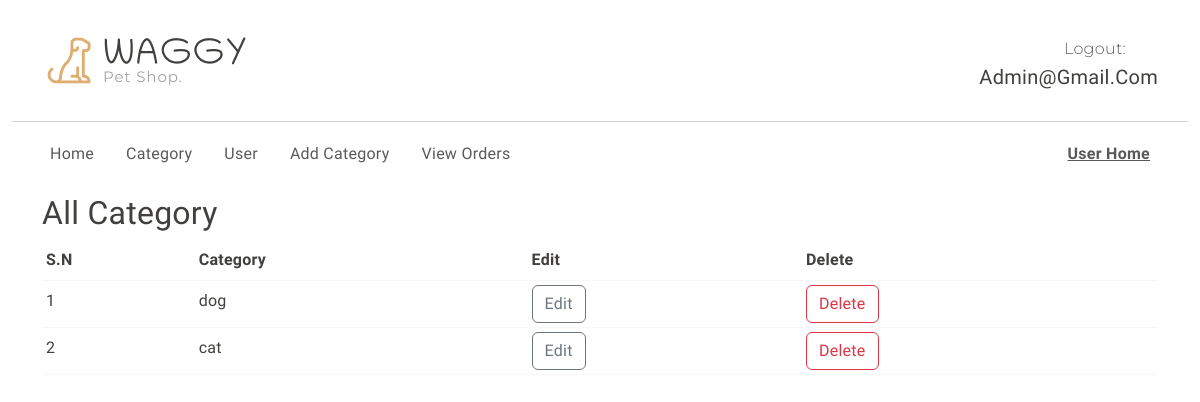
Before: /view_category (signed in) with the older database file.
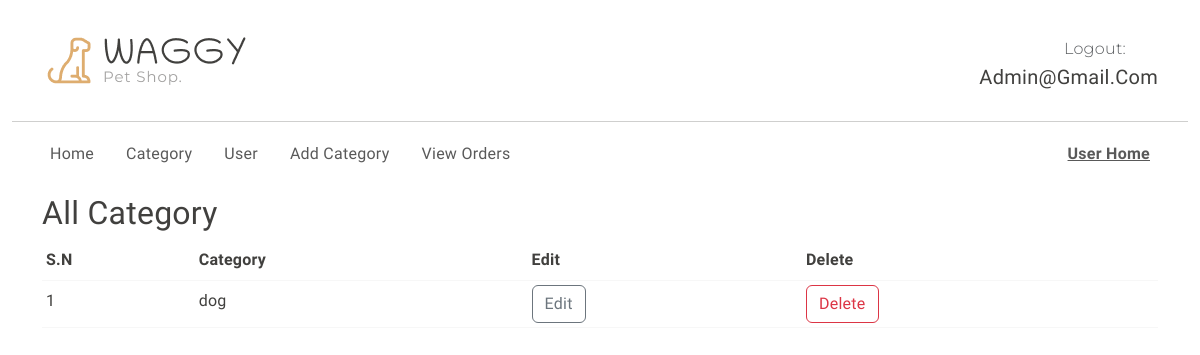
After: the same page with the newer database file.
### shop/user/models.py (models this page shows)
class User(db.Model, UserMixin):
    id = db.Column(db.Integer, primary_key = True)
    username = db.Column(db.String(50), nullable=False)
    email = db.Column(db.String(20), unique=True, nullable=False)
    password = db.Column(db.String(80), nullable=False)
    image_file = db.Column(db.String(20), nullable=False, default = 'default.jpg')
    role = db.Column(db.String(20), nullable=False, default='customer')
    likes = db.relationship('Like', backref='user', cascade='all, delete-orphan')
    cart_items = db.relationship('Cart', backref=db.backref('user', lazy=True), cascade='all, delete-orphan')
    user_orders = db.relationship('Order', back_populates='user', cascade='all, delete-orphan')
    def delete(self):
        for like in self.likes:
            db.session.delete(like)
        for order in self.user_orders:
            db.session.delete(order)
        for cart_item in self.cart_items:
            db.session.delete(cart_item)
        db.session.delete(self)
        db.session.commit()

### shop/products/models.py (models this page shows)
class Category(db.Model):
    id = db.Column(db.Integer, primary_key=True)
    name = db.Column(db.String(80), unique=True)

### shop/admin/routes.py (the view)
@app.route('/view_category')
@login_required
@admin_required
def viewcategory():
    all_category = Category.query.all()
    return render_template('admin/view_category.html', all_category=all_category)

### shop/__init__.py (called while the page is built)
def admin_required(func):
    @wraps(func)
    def decorated_function(*args, **kwargs):
        if current_user.role != 'admin':
            flash('Access Denied: You are not authorized to access admin page.')
            return redirect(url_for('login'))
        return func(*args, **kwargs)
    return decorated_function

### shop/user/models.py (called while the page is built)
@login_manager.user_loader
def load_user(user_id):
    return User.query.get(int(user_id))

### shop/templates/admin/view_category.html (shortened to what this page needs)
{% extends 'base.html'%}
{% block body %}
{% include 'admin/navbar.html'%}
  <div class="container">
    <h2>All Category</h2>
    <table class="table table-sm">
      <thead>
        <th>S.N</th>
        <th>Category</th>
        <th>Edit</th>
        <th>Delete</th>
      </thead>
      <tbody>
      {% for category in all_category %}
        <tr>
          <td>{{loop.index}}</td>
          <td>{{category.name}}</td>
          <td><a href="/update_category/{{ category.id }}" class="btn btn-outline-secondary">Edit</a></td>
          <td><a href="/delete_category/{{ category.id }}" class="btn btn-outline-danger">Delete</a></td>
        </tr>
        {% endfor %}
      </tbody>
    </table>
  </div>
{% endblock body %}

### shop/templates/base.html (shortened to what this page needs)
<!DOCTYPE html>
<html lang="en">
<head>
    {% block head %}
  <link rel="stylesheet" href="https://cdn.jsdelivr.net/npm/swiper@9/swiper-bundle.min.css" />
  <link href="https://cdn.jsdelivr.net/npm/bootstrap@5.3.0-alpha3/dist/css/bootstrap.min.css" rel="stylesheet"
>
  <link rel="stylesheet" href="{{ url_for('static', filename='css/vendor.css') }}">
  <link rel="stylesheet" href="{{ url_for('static', filename='style.css') }}">
{% endblock %}
</head>
<body>
      {% block body %}
      {% endblock body%}
    <link rel="stylesheet" href="https://cdnjs.cloudflare.com/ajax/libs/font-awesome/5.15.3/css/all.min.css">
</body>
</html>

### shop/templates/admin/navbar.html (shortened to what this page needs)
{% block content %}
<header>
  <div class="container py-2">
    <div class="row py-4 pb-0 pb-sm-4 align-items-center">
      <div class="col-sm-4 col-lg-3 text-center text-sm-start">
        <div class="main-logo">
          <a href="{{url_for('admin_home')}}">
            <img src="static/images/logo.png" alt="logo" class="img-fluid">
          </a>
        </div>
      </div>
      <div class="col-sm-8 col-lg-9 d-flex justify-content-between justify-content-sm-end align-items-center">
        <div class="support-box text-end">
          <span class="fs-6 secondary-font text-muted">
            Logout:
          </span>
          <h5 class="mb-0">{{current_user.email}}</h5>
        </div>
      </div>
    </div>
  </div>
    <div class="container-fluid">
      <hr class="m-0">
    </div>
    <div class="container">
      <nav class="main-menu d-flex navbar navbar-expand-lg">
        <div class="offcanvas offcanvas-end" tabindex="-1" id="offcanvasNavbar" aria-labelledby="offcanvasNavbarLabel">
          <div class="offcanvas-body justify-content-between">
            <ul class="navbar-nav menu-list list-unstyled d-flex gap-md-3 mb-0">
              <li class="nav-item">
                <a href="{{url_for('admin_home')}}" class="nav-link">Home</a>
              </li>
              <li class="nav-item">
                <a href="{{url_for('viewcategory')}}" class="nav-link">Category</a>
              </li>
              <li class="nav-item">
                <a href="{{url_for('viewuser')}}" class="nav-link">User</a>
              </li>
              {% if request.endpoint == 'viewcategory' %}
              <li class="nav-item">
                <a class="nav-link" href="{{url_for('addcategory')}}">Add Category</a>
              </li>
              {% endif %}
              <li class="nav-item">
                <a class="nav-link" href="{{url_for('view_orders')}}">View Orders</a>
              </li>
            </ul>
            <ul class="navbar-nav menu-list list-unstyled d-flex gap-md-3 mb-0">
              <li class="nav-item">
                <a href="{{url_for('home')}}" class="nav-link"><b><u>User Home</u></b></a>
              </li>
            </ul>
          </div>
        </div>
      </nav>
    </div>
  </header>
  {% endblock content %}

### shop/static/style.css (style rules this page uses)
:root { --header-height: 160px; --header-height-min: 80px; }
:root { --accent-color: #DEAD6F; --dark-color: #222222; --light-dark-color: #727272; --light-color: #fff; --grey-color: #dbdbdb; --light-grey-color: #fafafa; --primary-color: #6995B1; --light-primary-color: #eef1f3; }
:root { --body-font: 'Chilanka', cursive; --heading-font: 'Chilanka', cursive; --secondary-font: 'Montserrat', sans-serif; }
body { --bs-link-color: #333; --bs-link-hover-color: #333; --bs-link-color-rgb: 40, 40, 40; --bs-link-hover-color-rgb: 0, 0, 0; --bs-light-rgb: 248, 248, 248; --bs-font-sans-serif: 'Chilanka', cursive; --bs-body-font-family: var(--bs-font-sans-serif); --bs-body-font-size: 1rem; --bs-body-font-weight: 400; --bs-body-line-height: 2; --bs-body-color: #41403E; --bs-primary: #DEAD6F; --bs-primary-rgb: 222, 173, 111; --bs-primary-bg-subtle: #FFF9EB; --bs-border-color: #F7F7F7; --bs-secondary-rgb: 230, 243, 251; --bs-success-rgb: 238, 245, 228; --bs-danger-rgb: 249, 235, 231; --bs-warning-rgb: 255, 249, 235; --bs-info-rgb: 230, 243, 250; }
body { letter-spacing: 0.01625rem; }
h1, h2, h3, h4, h5, h6 { font-family: var(--heading-font); color: var(--bs-body-color); font-weight: 400; text-transform: capitalize; }
a { text-decoration: none; }
.secondary-font { font-family: var(--secondary-font); font-weight: 300; }
.text-muted { color: gray; }

Changed rows visible on the page:
removed Category: name "cat"
